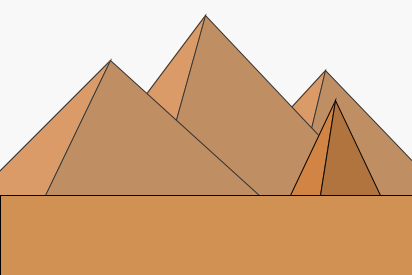
Frame 1 (no input)
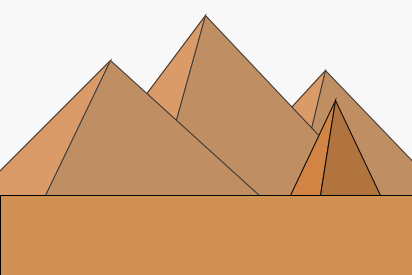
Frame 60 (the mouse pressed at the canvas centre just before this capture)
Frame 120 (the mouse held since frame 60 and released just before this capture): identical to frame 60, image omitted

The Processing sketch that drew these frames (run headless with seeded random() and noise(); from frame 60 on, the mouse is pressed at the canvas centre):

// Processing sketch: processing_20208
// ── processing_20208.pde

/* A4.1_Parametric Pyramids
   Wylie Robinson
   02/07/2011
*/



void setup() {
  size (412,275);
  smooth();
}



int a = 290;  //Bottom Left corner X
int b = 195;  //Bottom Y
int c = 380;  //Bottom Right corner X
int d = 100;  //Pyramid Height




void draw () {
  background(248,20);

  imageMode (CORNERS);
  fill (210,132,68);  //Back Pyramids_light Side
  triangle (210,195,325,70,295,195);
  triangle (70,195,205,15,155,195);
  triangle (-25,195,110,60,45,195);

  fill (177,116,62);  //Back Pyramids_shadow side
  triangle (295,195,325,70,445,195);
  triangle (155,195,205,15,375,195);
  triangle (45,195,110,60,260,196);

  noStroke();  //sperate foreground and background
  fill(248,50);
  rect(0,0,width,195);

  stroke(1);  //Ground plane
  fill(209,145,83);
  rect(0,195,width, height);

  fill (210,132,68);  //parametric pyramid_light Side
  triangle (a,b,a+((c-a)/3),b,a+((c-a)/2),d);
  fill (177,116,62);  //parametric pyramid_shadow side
  triangle (a+((c-a)/3),b,c,b,a+((c-a)/2),d);
}



void keyPressed() {
  if (key == 'a') {  //Shifting left and right
    if (mousePressed && (mouseButton == LEFT)) {
      a--;
      c--;
    }
    else if (mousePressed && (mouseButton == RIGHT)) {
      a++;
      c++;
    }
  }
  if (key == 's') {  //Making base wider or skinnier
    if (mousePressed && (mouseButton == LEFT)) {
      a++;
      c--;
    }
    else if (mousePressed && (mouseButton == RIGHT)) {
      a--;
      c++;
    }
  }
  if (key == 'w') {  //Making the pyramid taller or shorter
    if (mousePressed && (mouseButton == LEFT)) {
      d--;
    }
    else if (mousePressed && (mouseButton == RIGHT)) {
      d++;
    }
  }
}
